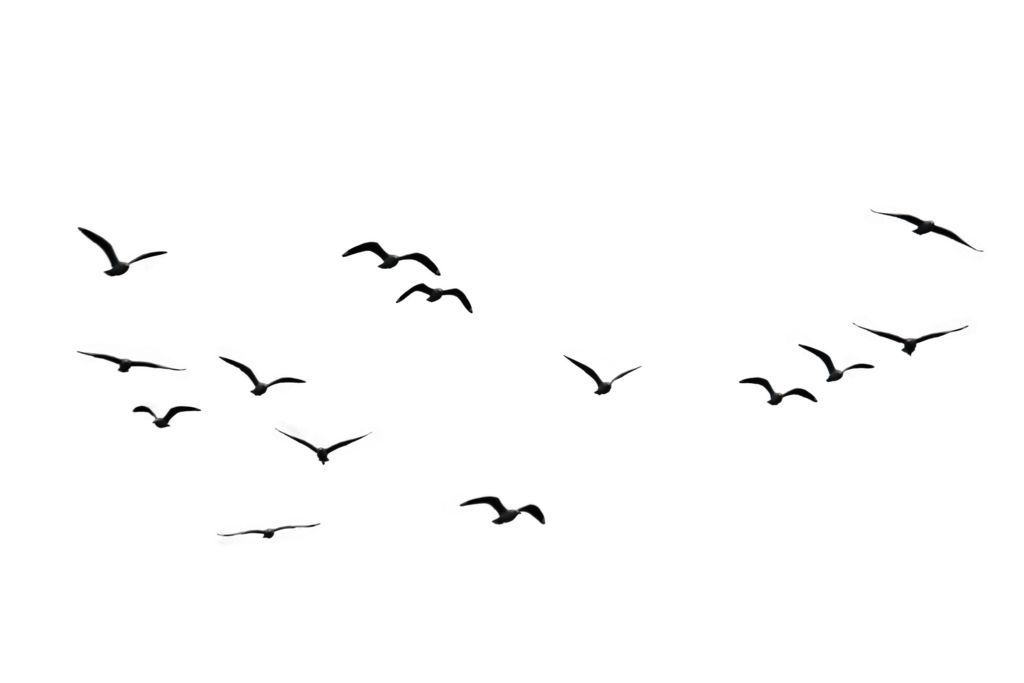
#> input picture data/images/task_2/birds3.jpg, 1024 x 683 px
$ python task2.py
#> lines starting #> are read from the running program, lines starting #| are printed output that depends on the picture; after the words box and inside, x2 and y2 are one past the last pixel; in counts of white or black regions, pixels touching at a corner belong together
import os
import numpy as np
from PIL import Image
import matplotlib.pyplot as plt

image_name = "birds3.jpg"


def get_path_for_image(image_name):
    # Get directory of image files relative to this file's directory
#> further down, image is the input picture: PIL image 1024x683 RGB; mean R, G, B 252.3, 252.3, 252.3
    image_dir = os.path.join(os.path.dirname(__file__), 'data', 'images', 'task_2')
    # Get image path with the provided image name
    image_path = os.path.join(image_dir, image_name)

    return image_path


def preprocess_image(image):
    # Convert the image to grayscale (to work easily with scalar threshold instead of RGB vectors)
    gray_image = image.convert('L')

    # Convert grayscale image to a numpy array
    gray_image_matrix = np.array(gray_image)

    # Apply thresholding to create a binary image (0 or 1)
    threshold = 128
    # Make the birds (darker areas) one (1), and the background zero (0)
    binary_image = (gray_image_matrix < threshold).astype(np.uint8)
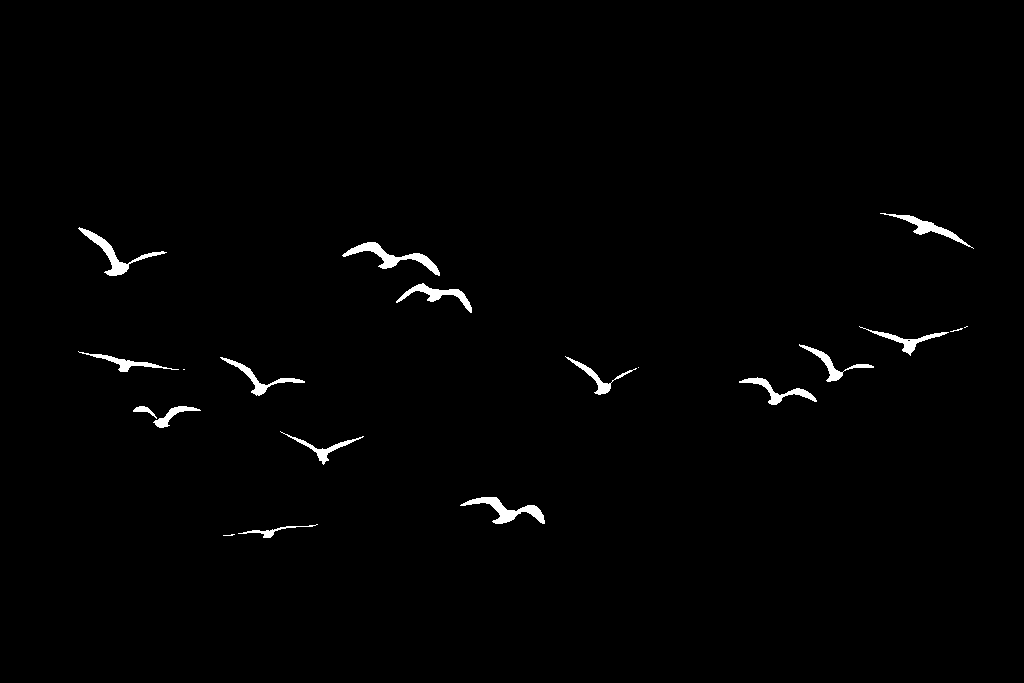
#> binary_image: shape (683, 1024); values 0 (black) and 1 (white), 1% white; 20 white regions (5 under 20 px), largest, box (x1, y1, x2, y2) and area: (342, 242, 440, 276) 841, (460, 497, 545, 524) 766, (78, 227, 167, 276) 730

    return binary_image


def count_connected_components(img):
    # Preprocess image to convert it into binary form
    binary_image = preprocess_image(img)

    # Start labeling components from 1
    label = 1
    # Matrix of the same shape as binary image which will store the label for each pixel
    # Initially all zero (nothing labeled yet)
    labels = np.zeros_like(binary_image, dtype=np.int32)

    # Define all possible directions to neighbors around a pixel
    directions = [(-1, -1), (-1, 0), (-1, 1), (0, -1), (0, 1), (1, -1), (1, 0), (1, 1)]

    def depth_first_label(i, j, label):
        # Stack to keep coordinates of the pixels that still need to be processed
        # during the depth search first. Starts with the currently given input pixel.
        stack = [(i, j)]
        # Assign label to the current pixel
        labels[i, j] = label

        while len(stack) > 0:
            # Pop the top element of the stack
            (x, y) = stack.pop()
            # For each direction from the current pixel
            for (dx, dy) in directions:
                # Compute the coordinates of the neighboring pixel
                (nx, ny) = (x + dx, y + dy)
                # Check if the neighbor coordinates are within the bounds of the image
                if 0 <= nx < binary_image.shape[0] and 0 <= ny < binary_image.shape[1]:
                    # If the neighboring pixel is part of the foreground (1) and it hasn't
                    # been label yet
                    if binary_image[nx, ny] == 1 and labels[nx, ny] == 0:
                        # Label it and add it to stack to later check its neighbors as well
                        labels[nx, ny] = label
                        stack.append((nx, ny))


    # Perform connected component labeling
    for i in range(binary_image.shape[0]):
        for j in range(binary_image.shape[1]):
            # For each pixel, if it's foreground and hasn't been labeled before
            if binary_image[i, j] == 1 and labels[i, j] == 0:
                # Label all connected components
                depth_first_label(i, j, label)
                label += 1
#> after the loop, label = 21

    # Since we started labeling from 1, and increment after each connected component,
    # number of object is final value of label minus one
    num_components = label - 1
#> num_components = 20

    return binary_image, num_components


if __name__ == "__main__":
    image_path = get_path_for_image(image_name)
    image = Image.open(image_path)
    binary_image, num_components = count_connected_components(image)
#> num_components = 20

    # Display the binary image
    # plt.imshow(binary_image, cmap='gray')
    plt.imshow(binary_image)
    plt.show()

    print(num_components)
#| 20

$ run again, with data/images/task_2/birds1.jpg copied over data/images/task_2/birds3.jpg
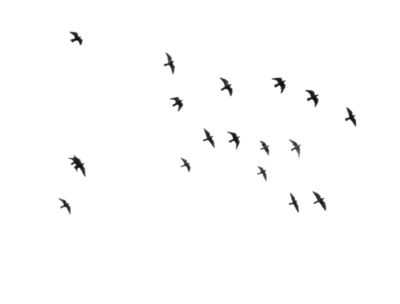
#> input picture data/images/task_2/birds1.jpg, 400 x 304 px
#> image is the input picture: PIL image 400x304 RGB; mean R, G, B 252.7, 252.7, 252.7
#> in preprocess_image, `binary_image = (gray_image_matrix < threshold).astype(np.uint8)`:
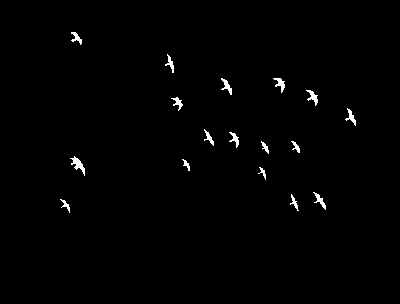
#> binary_image: shape (304, 400); values 0 (black) and 1 (white), 0.89% white; 17 white regions, largest, box (x1, y1, x2, y2) and area: (70, 156, 85, 176) 111, (306, 90, 318, 106) 81, (273, 78, 285, 93) 80
#> `binary_image, num_components = count_connected_components(image)`: num_components = 17
#| 17

$ run again, with data/images/task_2/birds2.jpg copied over data/images/task_2/birds3.jpg
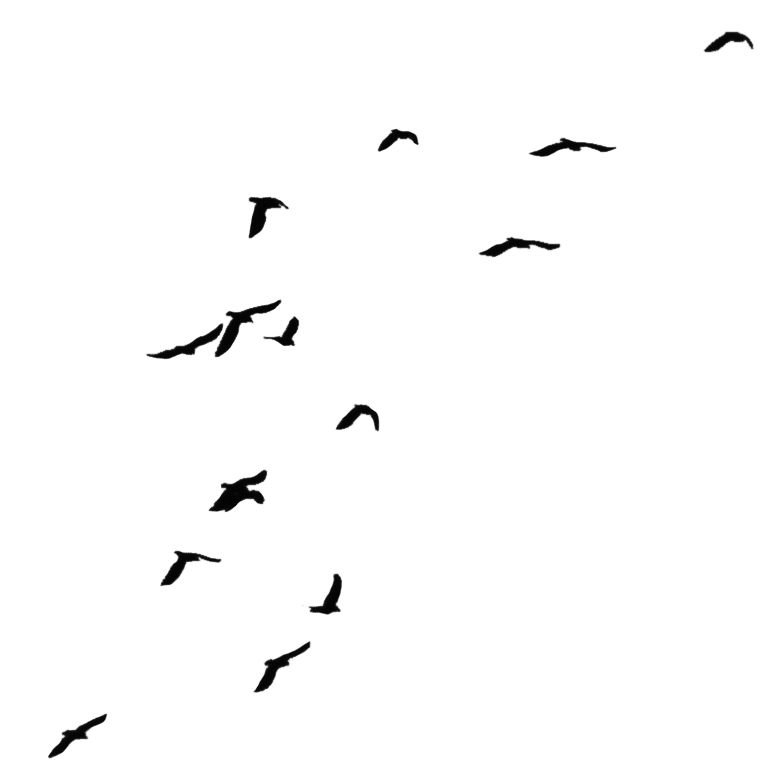
#> input picture data/images/task_2/birds2.jpg, 773 x 783 px
#> image is the input picture: PIL image 773x783 RGB; min 0, max 255, mean 251.6
#> in preprocess_image, `binary_image = (gray_image_matrix < threshold).astype(np.uint8)`:
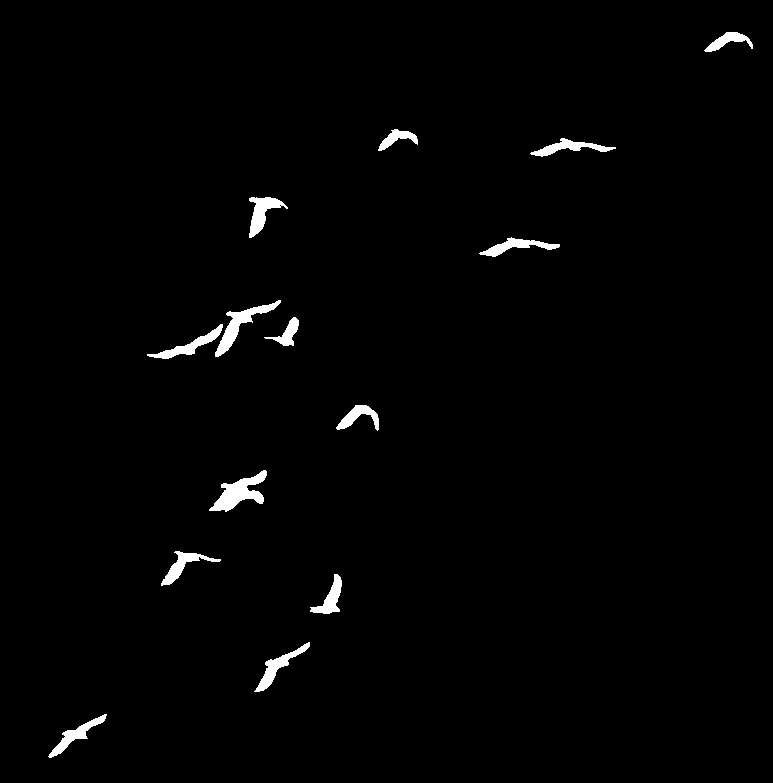
#> binary_image: shape (783, 773); values 0 (black) and 1 (white), 1.4% white; 14 white regions, largest, box (x1, y1, x2, y2) and area: (209, 470, 267, 512) 1051, (215, 300, 281, 357) 872, (249, 197, 288, 238) 661
#> `binary_image, num_components = count_connected_components(image)`: num_components = 14
#| 14
